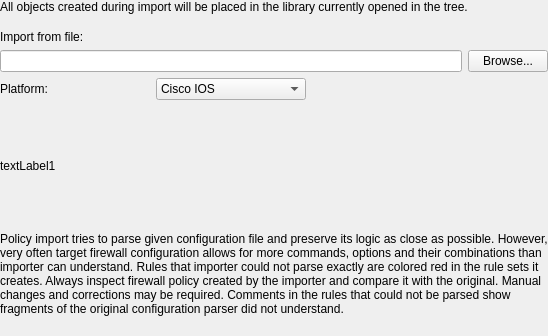
     <widget class="QWidget" name="page" >
      <layout class="QGridLayout" >
       <property name="leftMargin" >
        <number>0</number>
       </property>
       <property name="topMargin" >
        <number>0</number>
       </property>
       <property name="rightMargin" >
        <number>0</number>
       </property>
       <property name="bottomMargin" >
        <number>0</number>
       </property>
       <property name="horizontalSpacing" >
        <number>6</number>
       </property>
       <property name="verticalSpacing" >
        <number>6</number>
       </property>
       <item row="0" column="0" colspan="4" >
        <widget class="QLabel" name="textLabel4_2" >
         <property name="text" >
          <string>All objects created during import will be placed in the library currently opened in the tree.</string>
         </property>
         <property name="alignment" >
          <set>Qt::AlignVCenter</set>
         </property>
         <property name="wordWrap" >
          <bool>true</bool>
         </property>
        </widget>
       </item>
       <item row="9" column="1" >
        <spacer>
         <property name="orientation" >
          <enum>Qt::Vertical</enum>
         </property>
         <property name="sizeType" >
          <enum>QSizePolicy::Expanding</enum>
         </property>
         <property name="sizeHint" >
          <size>
           <width>20</width>
           <height>20</height>
          </size>
         </property>
        </spacer>
       </item>
       <item row="8" column="0" colspan="4" >
        <widget class="QLabel" name="textLabel2_4" >
         <property name="text" >
          <string>Policy import tries to parse given configuration file and preserve its logic as close as possible. However, very often target firewall configuration allows for more commands, options and their combinations than importer can understand. Rules that importer could not parse exactly are colored red in the rule sets it creates. Always inspect firewall policy created by the importer and compare it with the original. Manual changes and corrections may be required. Comments in the rules that could not be parsed show fragments of the original configuration parser did not understand.</string>
         </property>
         <property name="alignment" >
          <set>Qt::AlignVCenter</set>
         </property>
         <property name="wordWrap" >
          <bool>true</bool>
         </property>
        </widget>
       </item>
       <item row="2" column="0" colspan="4" >
        <widget class="QLabel" name="textLabel1_7" >
         <property name="text" >
          <string>Import from file: </string>
         </property>
         <property name="wordWrap" >
          <bool>false</bool>
         </property>
        </widget>
       </item>
       <item row="3" column="0" colspan="3" >
        <widget class="QLineEdit" name="import_filename" />
       </item>
       <item row="3" column="3" >
        <widget class="QPushButton" name="import_browse" >
         <property name="sizePolicy" >
          <sizepolicy vsizetype="Fixed" hsizetype="Fixed" >
           <horstretch>0</horstretch>
           <verstretch>0</verstretch>
          </sizepolicy>
         </property>
         <property name="text" >
          <string>Browse...</string>
         </property>
        </widget>
       </item>
       <item row="4" column="1" >
        <widget class="QComboBox" name="import_platform" >
         <item>
          <property name="text" >
           <string>Cisco IOS</string>
          </property>
         </item>
         <item>
          <property name="text" >
           <string>iptables</string>
          </property>
         </item>
        </widget>
       </item>
       <item row="4" column="0" >
        <widget class="QLabel" name="textLabel2_3" >
         <property name="text" >
          <string>Platform:</string>
         </property>
         <property name="wordWrap" >
          <bool>false</bool>
         </property>
        </widget>
       </item>
       <item row="4" column="2" colspan="2" >
        <spacer>
         <property name="orientation" >
          <enum>Qt::Horizontal</enum>
         </property>
         <property name="sizeType" >
          <enum>QSizePolicy::Expanding</enum>
         </property>
         <property name="sizeHint" >
          <size>
           <width>110</width>
           <height>20</height>
          </size>
         </property>
        </spacer>
       </item>
       <item row="6" column="0" colspan="4" >
        <widget class="QLabel" name="import_text" >
         <property name="minimumSize" >
          <size>
           <width>0</width>
           <height>100</height>
          </size>
         </property>
         <property name="text" >
          <string>textLabel1</string>
         </property>
         <property name="alignment" >
          <set>Qt::AlignVCenter</set>
         </property>
         <property name="wordWrap" >
          <bool>true</bool>
         </property>
        </widget>
       </item>
       <item row="7" column="1" >
        <spacer>
         <property name="orientation" >
          <enum>Qt::Vertical</enum>
         </property>
         <property name="sizeType" >
          <enum>QSizePolicy::Fixed</enum>
         </property>
         <property name="sizeHint" >
          <size>
           <width>20</width>
           <height>10</height>
          </size>
         </property>
        </spacer>
       </item>
       <item row="1" column="1" >
        <spacer>
         <property name="orientation" >
          <enum>Qt::Vertical</enum>
         </property>
         <property name="sizeType" >
          <enum>QSizePolicy::Fixed</enum>
         </property>
         <property name="sizeHint" >
          <size>
           <width>20</width>
           <height>10</height>
          </size>
         </property>
        </spacer>
       </item>
       <item row="5" column="1" >
        <spacer>
         <property name="orientation" >
          <enum>Qt::Vertical</enum>
         </property>
         <property name="sizeType" >
          <enum>QSizePolicy::Fixed</enum>
         </property>
         <property name="sizeHint" >
          <size>
           <width>20</width>
           <height>10</height>
          </size>
         </property>
        </spacer>
       </item>
      </layout>
     </widget>
